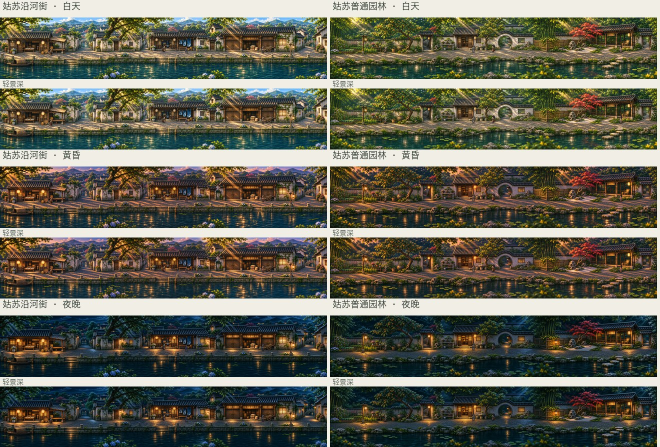
#> input picture examples/二期姑苏两景/两景昼暮夜.jpg, 1320 x 894 px (shown at 1/2 size)
$ python build_focus_map.py '../examples/二期姑苏两景/两景昼暮夜.jpg' out.png
#> lines starting #> are read from the running program, lines starting #| are printed output that depends on the picture
### scripts/render_focus.py
"""Render a player-focused depth-of-field reference from a finished opaque still."""

import argparse
import math
from pathlib import Path
from tempfile import NamedTemporaryFile

import numpy as np
from PIL import Image, ImageFilter


# [16 lines left out: function focus_field, not called in this run]


def smoothstep(start, end, value):
    t = np.clip((value - start) / (end - start), 0, 1)
    return t * t * (3 - 2 * t)


def walking_plane(size, center):
    """Starting field for a traversable middle ground, before object-specific masking."""
    width, height = size
    y, x = np.ogrid[:height, :width]
    dx = x / max(1, width - 1) - center[0]
    dy = y / max(1, height - 1) - center[1]
    side = 0.12 * smoothstep(0.095, 0.50, np.abs(dx))
    back = 0.70 * (1 - smoothstep(-0.40, 0.03, dy))
    front = 0.84 * smoothstep(0.09, 0.50, dy)
    protected = smoothstep(1, 1.45, np.hypot(dx / 0.135, dy / 0.16))
    return np.clip(side + back + front, 0, 1) * protected


# [125 lines left out: functions read_focus_map, render, render_occluder, main, not called in this run]


# [2 lines that do not run on import are left out]

### scripts/build_focus_map.py
"""Build a reusable 16-bit defocus map from visible object silhouettes."""

import argparse
import math
from pathlib import Path
from tempfile import NamedTemporaryFile

import numpy as np
from PIL import Image

from render_focus import read_focus_map, walking_plane


def main():
    parser = argparse.ArgumentParser(description=__doc__)
    parser.add_argument("source", type=Path, help="正常版，提供最终画幅尺寸")
    parser.add_argument("output", type=Path, help="合成焦带 PNG")
    base = parser.add_mutually_exclusive_group()
    base.add_argument("--base", type=Path, help="已画好的基础焦带，省略时使用默认行走带")
    base.add_argument("--center", nargs=2, type=float, metavar=("X", "Y"),
                      help="默认行走带中心，范围 0 到 1")
    parser.add_argument("--object", nargs=2, action="append", default=[],
                        metavar=("MASK", "WEIGHT"),
                        help="可见轮廓灰度图及虚化权重 0 到 1，可按从远到近重复")
    args = parser.parse_args()
    if args.output.suffix.lower() != ".png":
        parser.error("焦带输出须使用 .png 扩展名")
    center = args.center or (0.5, 0.5)
    if not all(0 <= v <= 1 for v in center):
        parser.error("行走带中心须在 0 至 1 之间")
    inputs = [args.source] + ([args.base] if args.base else [])
    objects = []
    for filename, value in args.object:
        try:
            weight = float(value)
        except ValueError:
            parser.error(f"物件虚化权重须为数值：{value}")
        if not math.isfinite(weight) or not 0 <= weight <= 1:
            parser.error("物件虚化权重须在 0 至 1 之间")
        path = Path(filename)
        inputs.append(path)
        objects.append((path, weight))
    if args.output.resolve() in {p.resolve() for p in inputs}:
        parser.error("输出与输入须使用不同文件")

    with Image.open(args.source) as image:
#> image is the input picture: PIL image 1320x894 RGB; mean R, G, B 98.6, 98.2, 84.7
        size = image.size
#> size = (1320, 894)
    try:
        amount = read_focus_map(args.base, size) if args.base else walking_plane(size, center)
        for path, weight in objects:
            coverage = read_focus_map(path, size)
            amount += coverage * (weight - amount)
    except (OSError, ValueError) as error:
        parser.error(str(error))

    args.output.parent.mkdir(parents=True, exist_ok=True)
    image = Image.fromarray(np.rint(65535 * amount).astype(np.uint16))
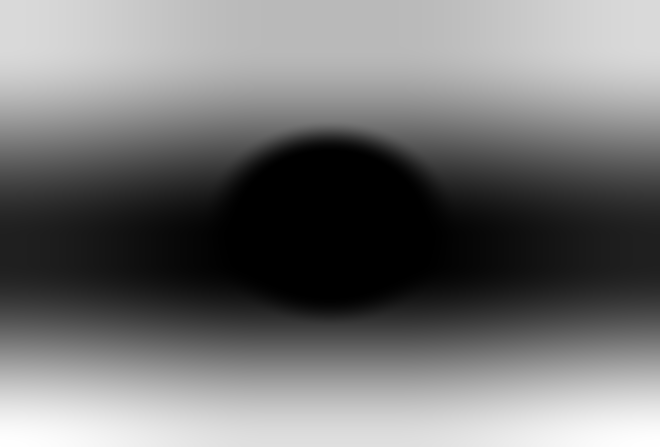
#> image: PIL image 1320x894 I;16 (shown at 1/2 size); min 0, max 62914, mean 28429.6; drawn with min black and max white
    with NamedTemporaryFile(dir=args.output.parent, suffix=".png", delete=False) as tmp:
        staged = Path(tmp.name)
    try:
        image.save(staged, format="PNG")
        staged.replace(args.output)
    finally:
        staged.unlink(missing_ok=True)


if __name__ == "__main__":
    main()
